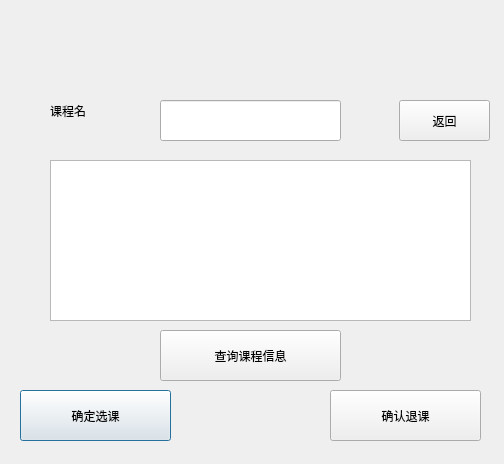
<?xml version="1.0" encoding="UTF-8"?>
<ui version="4.0">
 <class>stuselectcouse</class>
 <widget class="QDialog" name="stuselectcouse">
  <property name="geometry">
   <rect>
    <x>0</x>
    <y>0</y>
    <width>504</width>
    <height>464</height>
   </rect>
  </property>
  <property name="windowTitle">
   <string>Dialog</string>
  </property>
  <widget class="QPushButton" name="insert">
   <property name="geometry">
    <rect>
     <x>20</x>
     <y>390</y>
     <width>151</width>
     <height>51</height>
    </rect>
   </property>
   <property name="text">
    <string>确定选课</string>
   </property>
  </widget>
  <widget class="QPushButton" name="delete_2">
   <property name="geometry">
    <rect>
     <x>330</x>
     <y>390</y>
     <width>151</width>
     <height>51</height>
    </rect>
   </property>
   <property name="text">
    <string>确认退课</string>
   </property>
  </widget>
  <widget class="QLabel" name="label_2">
   <property name="geometry">
    <rect>
     <x>50</x>
     <y>90</y>
     <width>54</width>
     <height>41</height>
    </rect>
   </property>
   <property name="text">
    <string>课程名</string>
   </property>
  </widget>
  <widget class="QLineEdit" name="course">
   <property name="geometry">
    <rect>
     <x>160</x>
     <y>100</y>
     <width>181</width>
     <height>41</height>
    </rect>
   </property>
  </widget>
  <widget class="QTableView" name="tableView">
   <property name="geometry">
    <rect>
     <x>50</x>
     <y>160</y>
     <width>421</width>
     <height>161</height>
    </rect>
   </property>
  </widget>
  <widget class="QPushButton" name="query">
   <property name="geometry">
    <rect>
     <x>160</x>
     <y>330</y>
     <width>181</width>
     <height>51</height>
    </rect>
   </property>
   <property name="text">
    <string>查询课程信息</string>
   </property>
  </widget>
  <widget class="QPushButton" name="back">
   <property name="geometry">
    <rect>
     <x>399</x>
     <y>100</y>
     <width>91</width>
     <height>41</height>
    </rect>
   </property>
   <property name="text">
    <string>返回</string>
   </property>
  </widget>
 </widget>
 <resources/>
 <connections/>
</ui>
